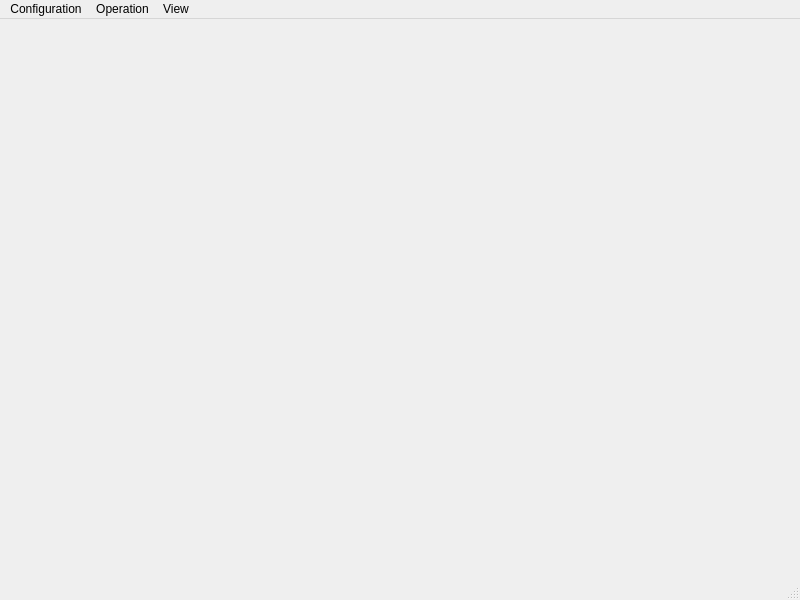
<?xml version="1.0" encoding="UTF-8"?>
<ui version="4.0">
 <class>MainWindow</class>
 <widget class="QMainWindow" name="MainWindow">
  <property name="geometry">
   <rect>
    <x>0</x>
    <y>0</y>
    <width>800</width>
    <height>600</height>
   </rect>
  </property>
  <property name="windowTitle">
   <string>MainWindow</string>
  </property>
  <widget class="QWidget" name="centralwidget">
   <widget class="GameBoard" name="gameBoard" native="true">
    <property name="geometry">
     <rect>
      <x>0</x>
      <y>0</y>
      <width>800</width>
      <height>556</height>
     </rect>
    </property>
    <property name="sizePolicy">
     <sizepolicy hsizetype="Expanding" vsizetype="Expanding">
      <horstretch>0</horstretch>
      <verstretch>0</verstretch>
     </sizepolicy>
    </property>
   </widget>
  </widget>
  <widget class="QMenuBar" name="menubar">
   <property name="geometry">
    <rect>
     <x>0</x>
     <y>0</y>
     <width>800</width>
     <height>22</height>
    </rect>
   </property>
   <widget class="QMenu" name="menuConfiguration">
    <property name="title">
     <string>Configuration</string>
    </property>
    <widget class="QMenu" name="menuBoard_Size">
     <property name="title">
      <string>Board Size</string>
     </property>
     <addaction name="action33"/>
     <addaction name="action44"/>
     <addaction name="action55"/>
     <addaction name="action66"/>
     <addaction name="actionCustom"/>
    </widget>
    <widget class="QMenu" name="menuTheme">
     <property name="title">
      <string>Theme</string>
     </property>
     <addaction name="actionLight"/>
     <addaction name="actionDark"/>
    </widget>
    <addaction name="menuBoard_Size"/>
    <addaction name="menuTheme"/>
    <addaction name="actionPlayer_Information"/>
   </widget>
   <widget class="QMenu" name="menuGame">
    <property name="title">
     <string>Operation</string>
    </property>
    <addaction name="actionLoadRecord"/>
    <addaction name="actionNewGame"/>
    <addaction name="separator"/>
    <addaction name="actionUndo"/>
   </widget>
   <widget class="QMenu" name="menuView">
    <property name="title">
     <string>View</string>
    </property>
    <addaction name="actionShow_Rank"/>
    <addaction name="actionConfiguration_Panel"/>
   </widget>
   <addaction name="menuConfiguration"/>
   <addaction name="menuGame"/>
   <addaction name="menuView"/>
  </widget>
  <widget class="QStatusBar" name="statusbar"/>
  <action name="action33">
   <property name="text">
    <string>3*3</string>
   </property>
  </action>
  <action name="action44">
   <property name="text">
    <string>4*4</string>
   </property>
  </action>
  <action name="action55">
   <property name="text">
    <string>5*5</string>
   </property>
  </action>
  <action name="action66">
   <property name="text">
    <string>6*6</string>
   </property>
  </action>
  <action name="actionCustom">
   <property name="text">
    <string>Custom Size</string>
   </property>
  </action>
  <action name="actionLight">
   <property name="text">
    <string>Light</string>
   </property>
  </action>
  <action name="actionDark">
   <property name="text">
    <string>Dark</string>
   </property>
  </action>
  <action name="actionLoadRecord">
   <property name="text">
    <string>New Game</string>
   </property>
  </action>
  <action name="actionNewGame">
   <property name="text">
    <string>Load From Records</string>
   </property>
  </action>
  <action name="actionShow_Rank">
   <property name="text">
    <string>Rank List</string>
   </property>
  </action>
  <action name="actionPlayer_Information">
   <property name="text">
    <string>Change User Information</string>
   </property>
  </action>
  <action name="actionUndo">
   <property name="text">
    <string>Undo</string>
   </property>
  </action>
  <action name="actionConfiguration_Panel">
   <property name="text">
    <string>Configuration Panel</string>
   </property>
  </action>
 </widget>
 <customwidgets>
  <customwidget>
   <class>GameBoard</class>
   <extends>QWidget</extends>
   <header>gameboard.h</header>
   <container>1</container>
  </customwidget>
 </customwidgets>
 <resources/>
 <connections/>
</ui>
